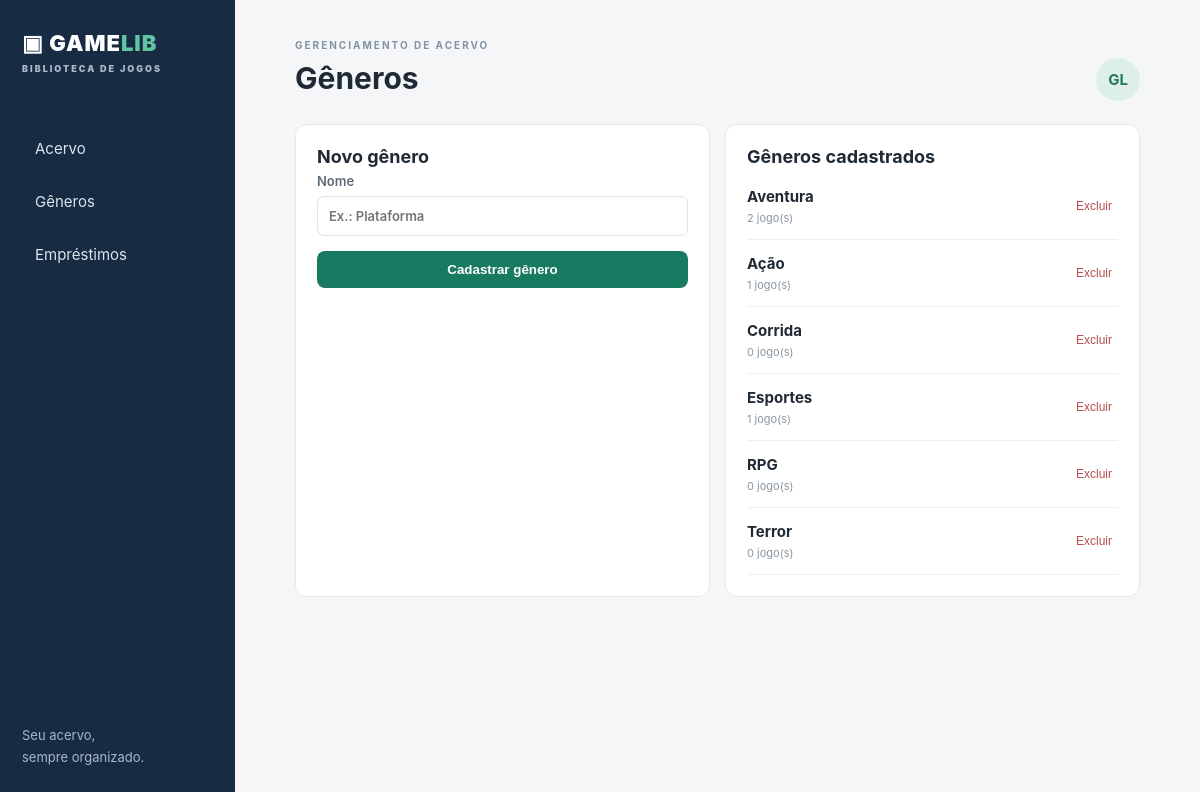
The app's page /genres with its own data.
### tables this page shows
CREATE TABLE genres (
            id INTEGER PRIMARY KEY AUTOINCREMENT,
            name TEXT NOT NULL UNIQUE
        );

### app.py (the view, shortened to what this page needs)
@app.route("/genres",methods=["GET","POST"])
def genres():
    with connect() as db:
        rows=db.execute("""SELECT ge.*,COUNT(g.id) AS game_count FROM genres ge
          LEFT JOIN games g ON g.genre_id=ge.id GROUP BY ge.id ORDER BY ge.name""").fetchall()
    return render_template("genres.html",genres=rows)

### app.py (called while the page is built)
def connect():
    con = sqlite3.connect(DB)
    con.row_factory = sqlite3.Row
    con.execute("PRAGMA foreign_keys = ON")
    return con

### templates/genres.html
{% extends "base.html" %}{% block title %}Gêneros{% endblock %}{% block content %}<div class="columns"><section class="formbox"><h2>Novo gênero</h2><form method="post"><label>Nome<input name="name" required placeholder="Ex.: Plataforma"></label><button class="btn">Cadastrar gênero</button></form></section><section class="formbox"><h2>Gêneros cadastrados</h2>{% for g in genres %}<div class="genre"><div><b>{{g.name}}</b><small>{{g.game_count}} jogo(s)</small></div><form method="post" action="/genres/{{g.id}}/delete"><button class="link danger">Excluir</button></form></div>{% endfor %}</section></div>{% endblock %}

### static/style.css (style rules this page uses)
* { box-sizing:border-box }
body { margin:0;background:#f4f6f8;color:#202a35;font:15px Inter,Arial,sans-serif }
.stats article,.panel,.formbox { background:white;border:1px solid #e4e9ee;border-radius:12px;padding:21px }
.section h2,h2 { font-size:18px;margin:0 0 6px }
.btn { background:#197a62;color:white;border:0;border-radius:8px;padding:11px 15px;text-decoration:none;font-weight:bold;cursor:pointer;display:inline-block }
.link { border:0;background:none;color:#197a62;cursor:pointer;font-size:12px }
.danger { color:#b74e4e!important }
.formbox { max-width:740px }
.formbox form { display:grid;gap:15px }
.formbox label { display:grid;gap:7px;color:#5d6c79;font-size:13px;font-weight:600 }
.formbox input,.formbox select { padding:11px;border:1px solid #dce3e9;border-radius:7px;font:inherit }
.two,.columns { display:grid;grid-template-columns:1fr 1fr;gap:15px }
.columns .formbox { max-width:none }
.genre,.loan { display:flex;align-items:center;justify-content:space-between;padding:14px 0;border-bottom:1px solid #edf0f3 }
.genre small,.loan small { display:block;color:#8996a2;font-size:11px;margin-top:5px }

### records on screen
genres: name "Aventura", game_count "2"
genres: name "Ação", game_count "1"
genres: name "Corrida", game_count "0"
genres: name "Esportes", game_count "1"
genres: name "RPG", game_count "0"
genres: name "Terror", game_count "0"
